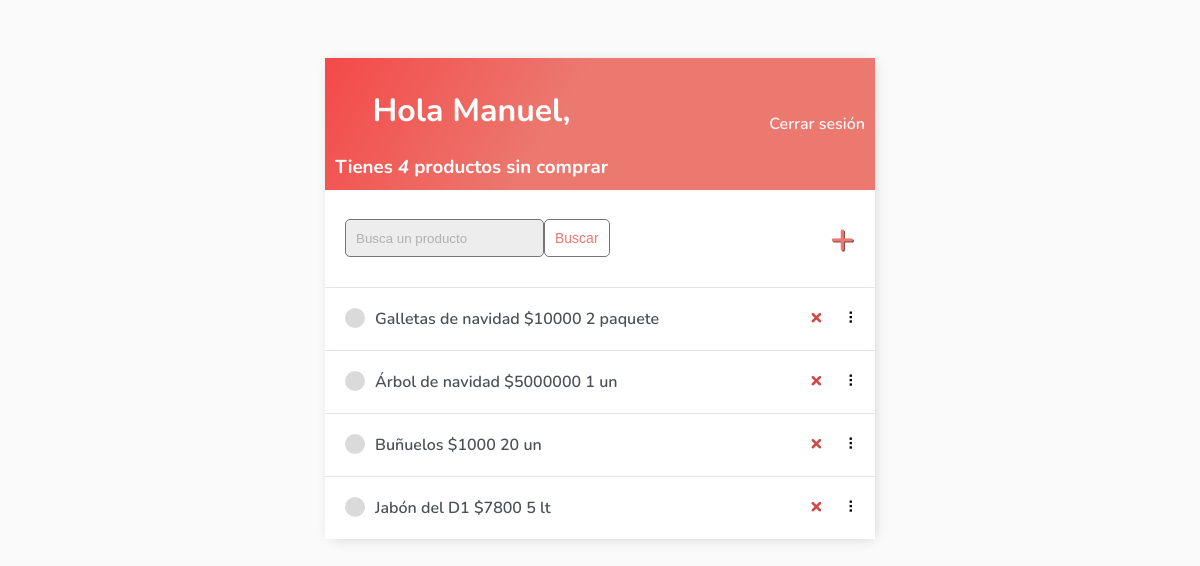
Page / (signed in) on the earlier database version.
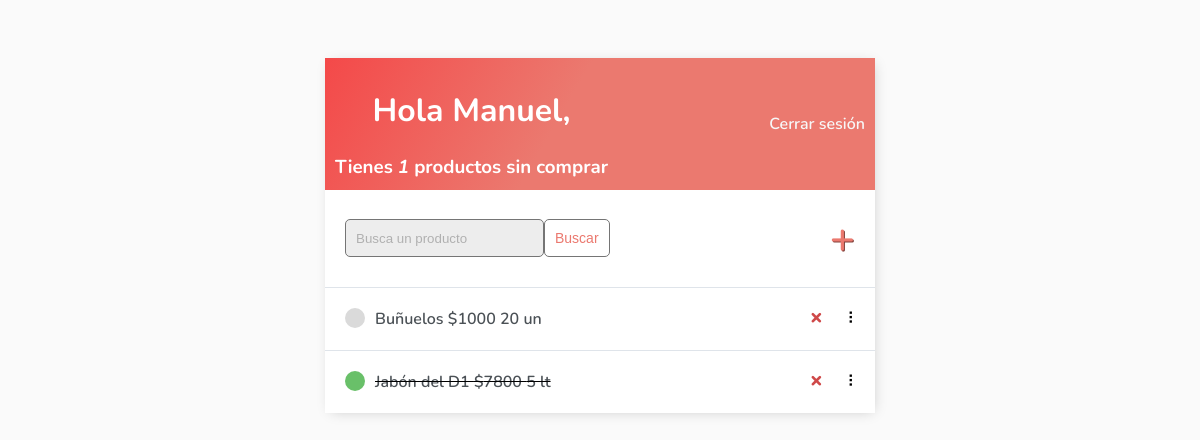
Same page on the later database version.
### base/models.py (models this page shows)
class Product(models.Model):
    CATEGORY = (
    ('alimentos', 'Alimentos'),
    ('limpieza', 'Limpieza'),
    ('ropa', 'Ropa'),
    ('electrónicos', 'Electrónicos'),
    ('hogar', 'Hogar'),
    ('belleza', 'Belleza'),
    ('juguetes', 'Juguetes'),
    ('otros', 'Otros'),
    )
    UNIT = (
        ('un', 'Unidad'),
        ('paquete', 'Paquete'),
        ('kg', 'Kilos'),
        ('lb', 'Libras'),
        ('lt', 'Litros'),
    )
    user = models.ForeignKey(
        User, on_delete=models.CASCADE, null=True, blank=True)
    nombre = models.CharField(max_length=50)
    precio = models.PositiveBigIntegerField(null=False)
    unidad = models.CharField(max_length=200, null=False, choices=UNIT)
    cantidad = models.PositiveSmallIntegerField(null=False)
    categoria = models.CharField(max_length=200, null=False, choices=CATEGORY)
    comprado = models.BooleanField(default=False)
    created = models.DateTimeField(auto_now_add=True)
    def __str__(self):
        return self.nombre
    class Meta:
        order_with_respect_to = 'user'

### base/views.py (the view)
# urls.py: path('', ProductList.as_view(), name='products'),
class ProductList(LoginRequiredMixin, ListView):
    model = Product
    context_object_name = 'products'
    def get_context_data(self, **kwargs):
        context = super().get_context_data(**kwargs)
        context['products'] = context['products'].filter(user=self.request.user)
        context['count'] = context['products'].filter(comprado=False).count()
        search_input = self.request.GET.get('search-area') or ''
        if search_input:
            context['products'] = context['products'].filter(
                nombre__contains=search_input)
        context['search_input'] = search_input
        return context

### base/templates/base/product_list.html (shortened to what this page needs)
{% extends 'base/main.html' %} {% block content %}
<div class="header-bar">
    <div>
        <h1>Hola {{request.user|title}},</h1>
        <h3 style="margin:0">Tienes <i>{{count}}</i> productos sin comprar</h3>
    </div>
    {% if request.user.is_authenticated %}
    <a href="{% url 'logout' %}">Cerrar sesión</a> {% else %}
    <a href="{% url 'login' %}">Iniciar sesión</a> {% endif %}
</div>
<div id="search-add-wrapper">
    <form method="GET" style="display: flex;">
        <input type='text' name='search-area' placeholder="Busca un producto" value="{{search_input}}">
        <input class="button" type="submit" value='Buscar'>
    </form>
    {% if products|length > 0 %}
    <a id="add-link" href="{% url 'product-create' %}">&#x2b;</a>
    {% endif %}
</div>
<div id="productlist" class="product-items-wrapper">
    {% for product in products %}
    <div class="product-wrapper" data-position="{{product.pk}}">
        <div class="product-title">
            {% if product.comprado %}
            <div class="product-complete-icon"></div>
            <s><a href="{% url 'product-update' product.id %}">{{product}}  ${{product.precio}}  {{product.cantidad}} {{product.unidad}}</a></s> {% else %}
            <div class="product-incomplete-icon"></div>
            <a href="{% url 'product-update' product.id %}">{{product}}  ${{product.precio}}  {{product.cantidad}} {{product.unidad}}</a> {% endif %}
        </div>
        <div class="product-controls">
            <a class="delete-link" href="{% url 'product-delete' product.id %}">&#215;</a>
            <span class="handle">&nbsp;&#10247;</span>
        </div>
    </div>
    {% empty %}
    <div style="text-align: center; padding-bottom: 10px; line-height: 1em;">
        <h3>No tienes productos en tu lista.</h3>
        <h3>Agrega un <a style="text-decoration: none; color: #e53935;" href="{% url 'product-create' %}">nuevo producto</a></h3>
    </div>
    {% endfor %}
</div>
{% endblock %}

Differences in the rows shown:
removed Product: nombre "Galletas de navidad", precio "10000", cantidad "2", unidad "paquete"
removed Product: nombre "Árbol de navidad", precio "5000000", cantidad "1", unidad "un"
changed Product "Jabón del D1": comprado False → True (drawn)
Other differences:
{{ count }}: "4" → "1"
